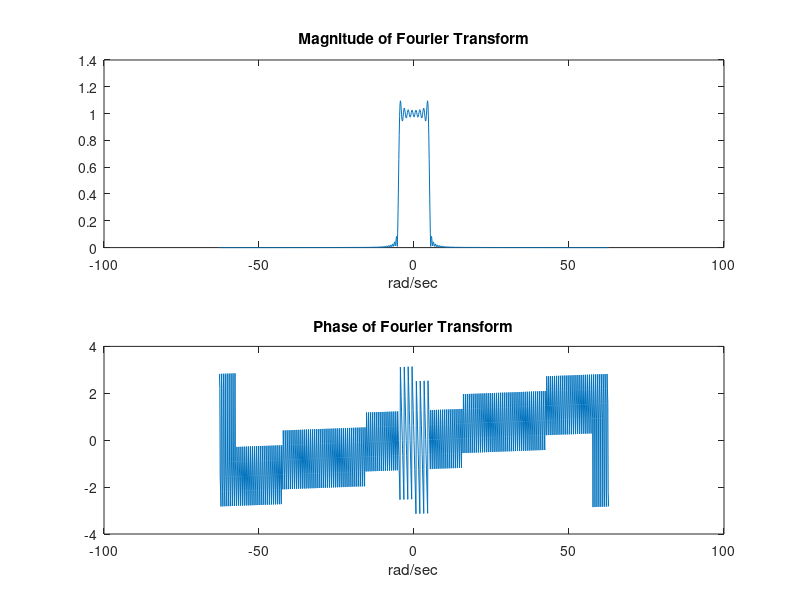

This chart was generated by the following MATLAB code:
%define the function parameters
dt=0.05;
t=0:dt:10;
wo=5;
x=sinc((wo/pi)*(t-5))*(wo/pi);


Xw=fft(x,max(1001,length(x)))*dt; % minimum of 1001 values computed,
% to provide impression of continuous transform

Xw =fftshift(Xw);
Nfft=length(Xw);    %number of samples
k=-(Nfft-1)/2:1:(Nfft-1)/2; % with Nfft assumed odd here in this code
w=k*2*pi/Nfft/dt; %configuring scale in rad/sec


%plotting phase and magnitude
figure(1)
subplot(2,1,1)
plot(w,abs(Xw));
title('Magnitude of Fourier Transform')
xlabel('rad/sec')

subplot(2,1,2)
plot(w,angle(Xw));
title('Phase of Fourier Transform')
xlabel('rad/sec')